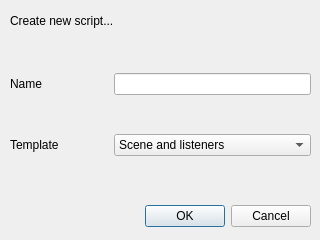
<?xml version="1.0" encoding="UTF-8"?>
<ui version="4.0">
 <class>NewScriptWindow</class>
 <widget class="QDialog" name="NewScriptWindow">
  <property name="geometry">
   <rect>
    <x>0</x>
    <y>0</y>
    <width>320</width>
    <height>240</height>
   </rect>
  </property>
  <property name="windowTitle">
   <string>Dialog</string>
  </property>
  <widget class="QDialogButtonBox" name="buttonBox">
   <property name="geometry">
    <rect>
     <x>10</x>
     <y>200</y>
     <width>301</width>
     <height>32</height>
    </rect>
   </property>
   <property name="orientation">
    <enum>Qt::Horizontal</enum>
   </property>
   <property name="standardButtons">
    <set>QDialogButtonBox::Cancel|QDialogButtonBox::Ok</set>
   </property>
  </widget>
  <widget class="QWidget" name="verticalLayoutWidget">
   <property name="geometry">
    <rect>
     <x>10</x>
     <y>40</y>
     <width>301</width>
     <height>151</height>
    </rect>
   </property>
   <layout class="QVBoxLayout" name="verticalLayout_3">
    <item>
     <layout class="QHBoxLayout" name="horizontalLayout_5">
      <item>
       <widget class="QLabel" name="label_6">
        <property name="sizePolicy">
         <sizepolicy hsizetype="Preferred" vsizetype="Preferred">
          <horstretch>1</horstretch>
          <verstretch>0</verstretch>
         </sizepolicy>
        </property>
        <property name="text">
         <string>Name</string>
        </property>
       </widget>
      </item>
      <item>
       <widget class="QLineEdit" name="lineEdit_3">
        <property name="sizePolicy">
         <sizepolicy hsizetype="Expanding" vsizetype="Fixed">
          <horstretch>2</horstretch>
          <verstretch>0</verstretch>
         </sizepolicy>
        </property>
       </widget>
      </item>
     </layout>
    </item>
    <item>
     <layout class="QHBoxLayout" name="horizontalLayout_6">
      <item>
       <widget class="QLabel" name="label_7">
        <property name="sizePolicy">
         <sizepolicy hsizetype="Preferred" vsizetype="Preferred">
          <horstretch>1</horstretch>
          <verstretch>0</verstretch>
         </sizepolicy>
        </property>
        <property name="text">
         <string>Template</string>
        </property>
       </widget>
      </item>
      <item>
       <widget class="QComboBox" name="comboBox_3">
        <property name="sizePolicy">
         <sizepolicy hsizetype="Preferred" vsizetype="Fixed">
          <horstretch>2</horstretch>
          <verstretch>0</verstretch>
         </sizepolicy>
        </property>
        <item>
         <property name="text">
          <string>Scene and listeners</string>
         </property>
        </item>
        <item>
         <property name="text">
          <string>Main entry point</string>
         </property>
        </item>
        <item>
         <property name="text">
          <string>CapybaRPG Bindings</string>
         </property>
        </item>
       </widget>
      </item>
     </layout>
    </item>
   </layout>
  </widget>
  <widget class="QLabel" name="label">
   <property name="geometry">
    <rect>
     <x>10</x>
     <y>10</y>
     <width>291</width>
     <height>21</height>
    </rect>
   </property>
   <property name="text">
    <string>Create new script...</string>
   </property>
  </widget>
 </widget>
 <resources/>
 <connections>
  <connection>
   <sender>buttonBox</sender>
   <signal>accepted()</signal>
   <receiver>NewScriptWindow</receiver>
   <slot>accept()</slot>
   <hints>
    <hint type="sourcelabel">
     <x>248</x>
     <y>254</y>
    </hint>
    <hint type="destinationlabel">
     <x>157</x>
     <y>274</y>
    </hint>
   </hints>
  </connection>
  <connection>
   <sender>buttonBox</sender>
   <signal>rejected()</signal>
   <receiver>NewScriptWindow</receiver>
   <slot>reject()</slot>
   <hints>
    <hint type="sourcelabel">
     <x>316</x>
     <y>260</y>
    </hint>
    <hint type="destinationlabel">
     <x>286</x>
     <y>274</y>
    </hint>
   </hints>
  </connection>
 </connections>
</ui>
